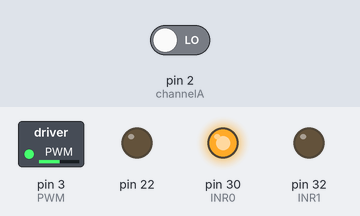
Bench run of a sketch on a simulated Arduino Mega 2560, built with avr-gcc and run on an emulated ATmega2560. Parts: switched loads named in the sketch (green lamp = pin HIGH), output pins drawn as LEDs (lit = HIGH). Inputs (shaded band) come from the test bench; at power-on: pin 2 (channelA) LOW. What the sketch prints to the serial monitor is not drawn.

Above: at 0.05 s.
At 0.6 s:
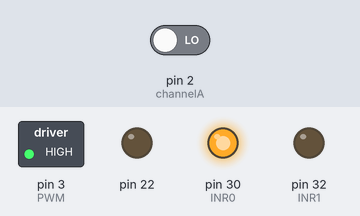
Timing chart, 0 to 2.1 s (numbered marks = the images above):
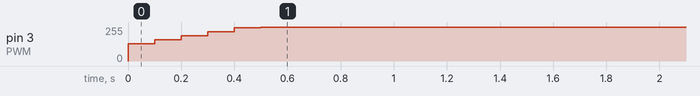

The sketch:

code.ino
```cpp
/*
 * This code is for controlling the speed of a DC motor with 95 rpm speed
 * and an incoder with 612 pulse for a full rotation
 * using Arduino Mega and PID controller
 *
 * Note:
 * I found that the maximum speed of the motor is 75 rpm although it is supposed to be 95 rpm!!!
*/


#define channelA 2 //pin 1 of motor incoder
#define channelB 24 //pin 2 of motor incoder

#define PWM 3 //PWM pin of the motor
#define INR0 30 //IN1 pin of the motor driver L298
#define INR1 32 //IN2 pin of the motor driver L298

#define pot A0 //Analog pin for tunning the gains

//PID gains
volatile double Kp_0 = 2;
volatile double Ki_0 = 6;
volatile double Kd_0 = 0;

//variables for the PID controller
volatile double sampleTime = 0.1; //sample time for PID controller = 100 ms
volatile double kpPart_0, kiPart_0, kdPart_0;
volatile double curError_0, preError_0, errorSum_0;
volatile int16_t PIDOUT, motorPower = 127;

//variables to calculate the motor speed and angle of rotation
const double targetSpeed = 50; //set the target speed
volatile bool bState; //to check the direction of the motor rotation
volatile double angleDeg;
const double stepPerPul = 0.0103; // 2 * PI / number of pulses per revolution = 2 * PI / 612 = 0.01026664265
volatile double  curSpeed = 0;
volatile double curPos = 0;
volatile unsigned long pulsesCnt = 0;
volatile bool motorDir = 1;
const uint16_t pulsesPerRot = 612; //number of incoder pulses for a full rotation

//variables for reading the pot value
int16_t potRead, potShift = 0;
double potAns;

//Initialize timer 1
void INIT_TIMER(void)
{
  cli();          // disable global interrupts
  TCCR1A = 0;     // set entire TCCR1A register to 0
  TCCR1B = 0;     // same for TCCR1B
  // set compare match register to set sample time 100 ms
  OCR1A = 24999;
  // turn on CTC mode
  TCCR1B |= (1 << WGM12);
  // Set CS11 and CS10 bits for prescaling by 64
  TCCR1B |= (1 << CS11) | (1 << CS10);
  // enable timer compare interrupt
  TIMSK1 |= (1 << OCIE1A);
  sei();          // enable global interrupts
}


void setup() {
  //Initialize external interrupt for the incoder pin
  attachInterrupt(digitalPinToInterrupt(channelA), POSITION_CONTROL, RISING);

  //Initialize serial moniter and output pins
  Serial.begin(38400);
  pinMode(PWM, OUTPUT);
  pinMode(INR0, OUTPUT);
  pinMode(INR1, OUTPUT);
  pinMode(22, OUTPUT);
  digitalWrite(22, LOW);

  //Call the timer initialization code
  INIT_TIMER();
}

void loop()
{
  //calculate the angle of rotation in degrees
  angleDeg = (curPos * 180) / PI;


  //Print the current speed and target speed in the arduino plotter to see the
    PLOTTER_SHOW();

  //You can comment the PLOTTER_SHOW function to see the SERIAL_MONITER_SHOW function output

  //Print the current error and PID controller parts, output, and the current motor speed
//  SERIAL_MONITER_SHOW();

}

void PLOTTER_SHOW(void)
{
  Serial.print(curSpeed);
  Serial.print(" ");
  Serial.print(targetSpeed);
  Serial.print(" ");
  Serial.print(0);
  Serial.print(" ");
  Serial.println(100);
}

void SERIAL_MONITER_SHOW(void)
{
  Serial.print(curError_0);
  Serial.print('\t');
  Serial.print(kpPart_0);
  Serial.print('\t');
  Serial.print(kiPart_0);
  Serial.print('\t');
  Serial.print(kdPart_0);
  Serial.print('\t');
  Serial.print(PIDOUT);
  Serial.print('\t');
  Serial.println(curSpeed);
}

double READ_POT(void)
{
  potRead = analogRead(pot);
  potRead = map(potRead, 0, 1023, 0, 75);
  potAns = (double)potRead / 1;
  potAns = potAns + potShift;
  return potAns;
}

void POSITION_CONTROL()
{
  //read the other incoder pin to know the direction of rotation
  //bState = HIGH => clockwise rotation
  //bState = LOW => counter-clockwise rotation
  bState = digitalRead(channelB);
  pulsesCnt++;
  if(bState == HIGH)
  {
    curPos = curPos + stepPerPul;
  }
  else
  {
    curPos = curPos - stepPerPul;
  }

  //set current angle to zero when finishing a full rotation
//  if(curPos > 2 * PI)
//    curPos = 0;
//  else if(curPos < (-2 * PI))
//    curPos = 0;
}


ISR(TIMER1_COMPA_vect)
{
//Calculate the speed of the motor
  curSpeed = (double)pulsesCnt * (1 / sampleTime); //number of pulses per second
  curSpeed = curSpeed / pulsesPerRot; // rps = (counted pulses until now / total number of pulses per revolution)
  curSpeed = curSpeed * 60;
  pulsesCnt = 0;

//Calculate the error in speed
  curError_0 = targetSpeed - curSpeed;

//Calculate the error sum
  errorSum_0 = errorSum_0 + curError_0;

//Calculate KP_part, KI_part, KD_part
  kpPart_0 = Kp_0*curError_0;
  kiPart_0 = Ki_0*errorSum_0*sampleTime;
  kdPart_0 = (Kd_0*(curError_0 - preError_0)) / sampleTime;

//Calculate the PID output
  motorPower = kpPart_0 + kiPart_0 + kdPart_0;

//Save the previous value of the error
  preError_0 = curError_0;

  PIDOUT = (int16_t) motorPower;

//Determine the max limits and min limits of the PID controller output
  if(PIDOUT > 255)
    PIDOUT = 255;
  else if(PIDOUT < 0)
    PIDOUT = 0;

//Set the motor direction
  if(motorDir)
  {
    digitalWrite(INR0, HIGH);
    digitalWrite(INR1, LOW);
  }
  else
  {
    digitalWrite(INR0, LOW);
    digitalWrite(INR1, HIGH);
  }
  analogWrite(PWM,PIDOUT);
}
```

Measured:
- by itself, pin 3 (PWM): moves from 130/255 to 255/255 over 0.40 s
